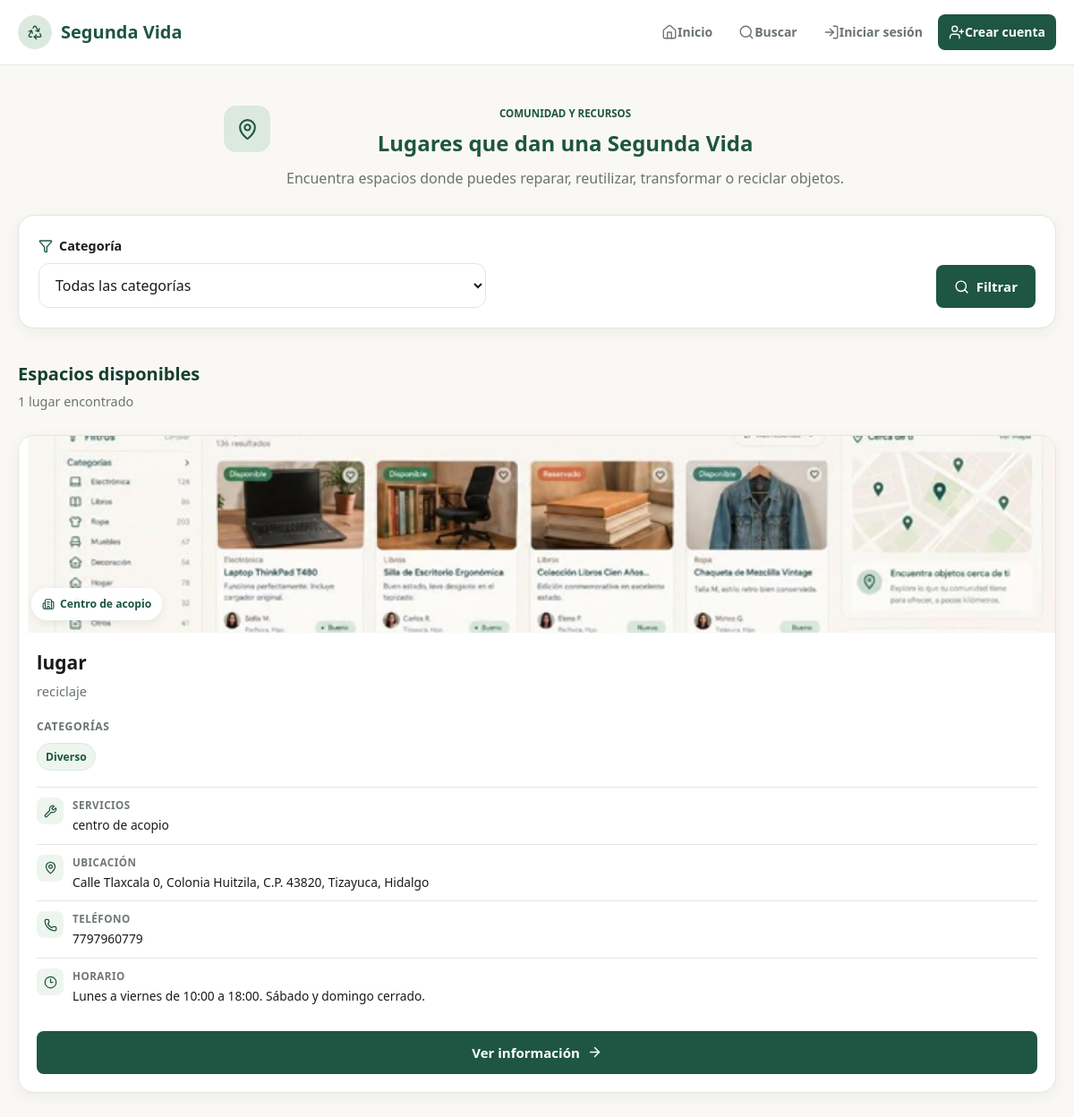
Screenshot of /lugares/ with the database file from the repository.
### objetos/models.py (models this page shows, shortened)
class LugarSegundaVida(models.Model):
    TIPOS = [
        ("taller", "Taller"),
        ("centro_acopio", "Centro de acopio"),
        ("organizacion", "Organización"),
        ("negocio", "Negocio"),
        ("otro", "Otro"),
    ]
    nombre = models.CharField(max_length=150)
    descripcion = models.TextField()
    tipo = models.CharField(
        max_length=30,
        choices=TIPOS
    )
    categorias = models.JSONField(default=list)
    servicios = models.TextField()
    ubicacion = models.CharField(max_length=255)
    telefono = models.CharField(
        max_length=20,
        blank=True
    )
    horario = models.CharField(
        max_length=255,
        blank=True
    )
    imagen = models.ImageField(
        upload_to="lugares/",
        blank=True,
        null=True
    )
    activo = models.BooleanField(default=True)

### objetos/views.py (the view)
# urls.py: path("lugares/", lugares_segunda_vida, name="lugares_segunda_vida"),
def lugares_segunda_vida(request):
    categoria = request.GET.get("categoria", "")
    lugares = LugarSegundaVida.objects.filter(
        activo=True
    ).order_by("nombre")
    if categoria:
        lugares = [
            lugar for lugar in lugares
            if categoria in lugar.categorias
        ]
    categorias = [
        ("electronica", "Electrónica"),
        ("muebles", "Muebles"),
        ("ropa", "Ropa"),
        ("libros", "Libros"),
        ("juguetes", "Juguetes"),
        ("hogar", "Hogar"),
        ("otros", "Otros"),
    ]
    return render(
        request,
        "objetos/lugares_segunda_vida.html",
        {
            "lugares": lugares,
            "categorias": categorias,
            "categoria_seleccionada": categoria,
        }
    )

### usuarios/context_processors.py (called while the page is built)
def notificaciones_no_leidas(request):
    if request.user.is_authenticated:
        notificaciones = Notificacion.objects.filter(
            usuario=request.user
        ).order_by("-fecha")
        no_leidas = notificaciones.filter(
            leida=False
        ).count()
    else:
        notificaciones = Notificacion.objects.none()
        no_leidas = 0
    return {
        "notificaciones": notificaciones,
        "notificaciones_no_leidas": no_leidas,
    }

### objetos/templates/objetos/lugares_segunda_vida.html (shortened to what this page needs)
{% extends "base.html" %}
{% block content %}
<section class="lugares-seccion">
<div class="encabezado-seccion lugares-encabezado">
    <div class="encabezado-icono">
        <i data-lucide="map-pin" aria-hidden="true"></i>
    </div>
    <div>
        <span class="texto-seccion">COMUNIDAD Y RECURSOS</span>
        <h1>Lugares que dan una Segunda Vida</h1>
        <p>
            Encuentra espacios donde puedes reparar, reutilizar,
            transformar o reciclar objetos.
        </p>
    </div>
</div>
<div class="tarjeta filtro-lugares">
    <form method="get" class="formulario-filtro-lugares">
        <div class="campo-filtro">
            <label for="categoria">
                <i data-lucide="filter" aria-hidden="true"></i>
                Categoría
            </label>
            <select name="categoria" id="categoria">
                <option value="">Todas las categorías</option>
            </select>
        </div>
        <div class="acciones-filtro">
            <button type="submit" class="boton">
                <i data-lucide="search" aria-hidden="true"></i>
                Filtrar
            </button>
        </div>
    </form>
</div>
{% if lugares %}
    <div class="lugares-resultados">
        <div class="resultados-encabezado">
            <div>
                <h2>Espacios disponibles</h2>
                <p>
                    {{ lugares|length }}
                    {% if lugares|length == 1 %}
                        lugar encontrado
                    {% else %}
                        lugares encontrados
                    {% endif %}
                </p>
            </div>
        </div>
        <div class="tarjetas-grid lugares-grid">
            {% for lugar in lugares %}
                <article class="tarjeta-item tarjeta-lugar">
                    <div class="lugar-imagen">
                        {% if lugar.imagen %}
                            <img
                                src="{{ lugar.imagen.url }}"
                                alt="{{ lugar.nombre }}"
                            >
                        {% else %}
                            <div class="lugar-imagen-placeholder">
                                <i data-lucide="map-pin" aria-hidden="true"></i>
                            </div>
                        {% endif %}
                        <span class="tipo-lugar">
                            <i data-lucide="building-2" aria-hidden="true"></i>
                            {{ lugar.get_tipo_display }}
                        </span>
                    </div>
                    <div class="tarjeta-contenido lugar-contenido">
                        <h2>{{ lugar.nombre }}</h2>
                        {% if lugar.descripcion %}
                            <p class="lugar-descripcion">
                                {{ lugar.descripcion }}
                            </p>
                        {% endif %}
                        {% if lugar.categorias %}
                            <div class="bloque-lugar">
                                <span class="etiqueta-titulo">
                                    Categorías
                                </span>
                                <div class="etiquetas-lugar">
                                    {% for categoria in lugar.categorias %}
                                        <span class="etiqueta">
                                            {{ categoria|title }}
                                        </span>
                                    {% endfor %}
                                </div>
                            </div>
                        {% endif %}
                        {% if lugar.servicios %}
                            <div class="dato-lugar">
                                <div class="dato-icono">
                                    <i data-lucide="wrench" aria-hidden="true"></i>
                                </div>
                                <div>
                                    <span>Servicios</span>
                                    <p>{{ lugar.servicios }}</p>
                                </div>
                            </div>
                        {% endif %}
                        {% if lugar.ubicacion %}
                            <div class="dato-lugar">
                                <div class="dato-icono">
                                    <i data-lucide="map-pin" aria-hidden="true"></i>
                                </div>
                                <div>
                                    <span>Ubicación</span>
                                    <p>{{ lugar.ubicacion }}</p>
                                </div>
                            </div>
                        {% endif %}
                        {% if lugar.telefono %}
                            <div class="dato-lugar">
                                <div class="dato-icono">
                                    <i data-lucide="phone" aria-hidden="true"></i>
                                </div>
                                <div>
                                    <span>Teléfono</span>
                                    <p>{{ lugar.telefono }}</p>
                                </div>
                            </div>
                        {% endif %}
                        {% if lugar.horario %}
                            <div class="dato-lugar">
                                <div class="dato-icono">
                                    <i data-lucide="clock-3" aria-hidden="true"></i>
                                </div>
                                <div>
                                    <span>Horario</span>
                                    <p>{{ lugar.horario }}</p>
                                </div>
                            </div>
                        {% endif %}
                        <a
                            href="{% url 'detalle_lugar' lugar.id %}"
                            class="boton boton-lugar"
                        >
                            Ver información
                            <i data-lucide="arrow-right" aria-hidden="true"></i>
                        </a>
                    </div>
                </article>
            {% endfor %}
        </div>
    </div>
{% endif %}
</section>
{% endblock %}

### rows the page displays
LugarSegundaVida: imagen (picture), tipo "Centro de acopio", nombre "lugar", descripcion "reciclaje", categorias "Diverso", servicios "centro de acopio", ubicacion "Calle Tlaxcala 0, Colonia Huitzila, C.P. 43820, Tizayuca, Hidalgo", telefono "7797960779", horario "Lunes a viernes de 10:00 a 18:00. Sábado y domingo cerrado."

### other values shown
{{ lugares|length }} "1"
